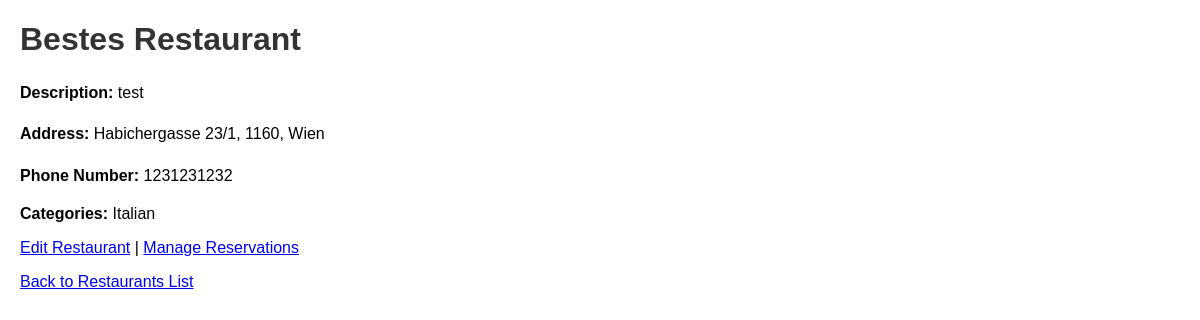
Page /restaurants/4 on the earlier database version.
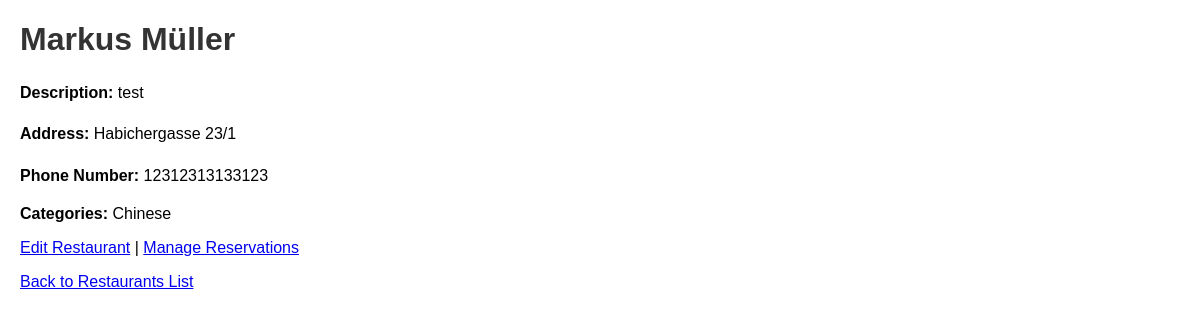
Same page on the later database version.
### app/models.py (models this page shows, shortened)
class Restaurant(db.Model):
    __tablename__ = 'restaurants'
    id = db.Column(db.Integer, primary_key=True)
    name = db.Column(db.String(100), nullable=False)
    address = db.Column(db.String(200), nullable=False)
    phone_number = db.Column(db.String(20), nullable=False)
    description = db.Column(db.Text, nullable=False)
    manager_id = db.Column(db.Integer, db.ForeignKey('users.id'), nullable=False, unique=True)
    latitude = db.Column(db.Float, nullable=True) # Nullable for now
    longitude = db.Column(db.Float, nullable=True) # Nullable for now
    categories = db.relationship(
        'Category',
        secondary=restaurant_categories,
        back_populates='restaurants'
    )
    reservations = db.relationship('Reservation', back_populates='restaurant', cascade='all, delete-orphan')
    manager = db.relationship('User', back_populates='restaurant', uselist=False)

class Category(db.Model):
    __tablename__ = 'categories'
    id = db.Column(db.Integer, primary_key=True)
    name = db.Column(db.String(50), nullable=False, unique=True)
    restaurants = db.relationship(
        'Restaurant',
        secondary=restaurant_categories,
        back_populates='categories'
    )

### app/main/routes.py (the view)
@bp.route('/restaurants/<int:restaurant_id>', methods=['GET'])
def get_restaurant_detail(restaurant_id):
    restaurant = Restaurant.query.get_or_404(restaurant_id)
    return render_template('restaurant_detail.html', restaurant=restaurant)

### app/templates/restaurant_detail.html (shortened to what this page needs)
<!DOCTYPE html>
<html lang="en">
<head>
</head>
<body>
    <h1>{{ restaurant.name }}</h1>
    <div class="details">
        <p><strong>Description:</strong> {{ restaurant.description }}</p>
        <p><strong>Address:</strong> {{ restaurant.address }}</p>
        <p><strong>Phone Number:</strong> {{ restaurant.phone_number }}</p>
        <div class="categories">
            <strong>Categories:</strong>
            {% for category in restaurant.categories %}
                {{ category.name }}{% if not loop.last %}, {% endif %}
            {% endfor %}
        </div>
    </div>
    <p><a href="{{ url_for('main.edit_restaurant', restaurant_id=restaurant.id) }}">Edit Restaurant</a> | <a href="{{ url_for('main.manage_reservations', restaurant_id=restaurant.id) }}">Manage Reservations</a></p>
    <p><a href="{{ url_for('main.list_restaurants') }}">Back to Restaurants List</a></p>
</body>
</html>

Differences in the rows shown:
no longer on this page (row unchanged): Category: name "Italian"
changed Restaurant "test": name "Bestes Restaurant" → "Markus Müller"; address "Habichergasse 23/1, 1160, Wien" → "Habichergasse 23/1"; phone_number "1231231232" → "12312313133123"
now on this page (row unchanged): Category: name "Chinese"
